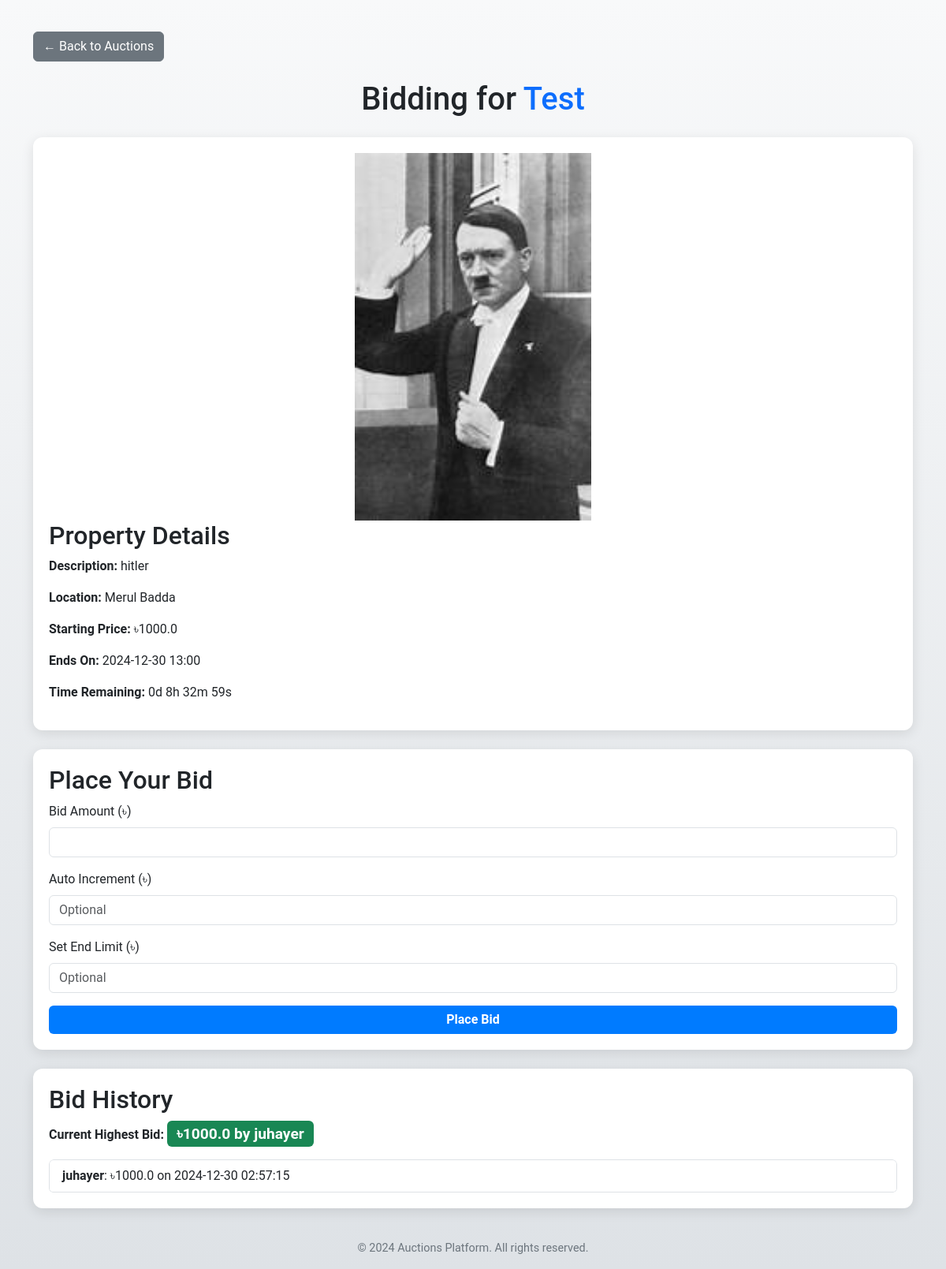
/bidding/1 (signed in), run on the app's committed database.
### app.py (models this page shows, shortened)
class Property(db.Model):
    id = db.Column(db.Integer, primary_key=True)
    user_id = db.Column(db.Integer, db.ForeignKey('user.id'), nullable=False)
    title = db.Column(db.String(200), nullable=False)
    description = db.Column(db.Text, nullable=False)
    price = db.Column(db.Float, nullable=False)
    location = db.Column(db.String(200), nullable=False)
    image_filename = db.Column(db.String(300), nullable=True)
    start_time = db.Column(db.DateTime, nullable=False)
    end_time = db.Column(db.DateTime, nullable=False)
    approved = db.Column(db.Boolean, default=False)
    winner_notified = db.Column(db.Boolean, default=False)
    user = db.relationship('User', foreign_keys=[user_id], backref='properties')
    is_paid = db.Column(db.Boolean, default=False)

class Bid(db.Model):
    id = db.Column(db.Integer, primary_key=True)
    property_id = db.Column(db.Integer, db.ForeignKey('property.id'), nullable=False)
    user_id = db.Column(db.Integer, db.ForeignKey('user.id'), nullable=False)
    bid_amount = db.Column(db.Float, nullable=False)
    auto_increment = db.Column(db.Float, nullable=True)
    end_limit = db.Column(db.Float, nullable=True)
    is_prioritized = db.Column(db.Boolean, default=False)
    timestamp = db.Column(db.DateTime, default=datetime.now, nullable=False)
    user = db.relationship('User', backref='bids')
    notify_auction_end = db.Column(db.Boolean, default=False)

class User(db.Model):
    id = db.Column(db.Integer, primary_key=True)
    full_name = db.Column(db.String(200), nullable=False)
    username = db.Column(db.String(100), nullable=False)
    email = db.Column(db.String(120), unique=True, nullable=False)
    password = db.Column(db.String(200), nullable=False)
    date_of_birth = db.Column(db.Date, nullable=False)
    profession = db.Column(db.String(100), nullable=True)
    city = db.Column(db.String(100), nullable=False)
    area = db.Column(db.String(100), nullable=False)
    road = db.Column(db.String(200), nullable=False)
    otp = db.Column(db.String(6), nullable=True)
    otp_expiry = db.Column(db.DateTime, nullable=True)
    is_verified = db.Column(db.Boolean, default=False)
    is_admin = db.Column(db.Boolean, default=False)
    wallet_balance = db.Column(db.Float, default=0.0)
    tier = db.Column(db.String(50), default="None")
    email_notifications = db.Column(db.Boolean, default=False)
    banned_until = db.Column(db.DateTime, nullable=True)
    total_listings = db.Column(db.Integer, default=0)
    average_rating = db.Column(db.Float, default=0.0)
    listed_properties = db.relationship('Property', backref='seller', lazy=True)
    ratings_received = db.relationship('Rating', foreign_keys='Rating.rated_id', backref='seller', lazy=True)
    ratings_given = db.relationship('Rating', foreign_keys='Rating.rater_id', backref='buyer', lazy=True)

### app.py (the view, shortened to what this page needs)
@app.route('/bidding/<int:property_id>', methods=['GET', 'POST'])
def bidding(property_id):
    if 'user_id' not in session:
        flash('Please log in to place a bid.', 'warning')
        return redirect(url_for('login'))
    property = Property.query.get_or_404(property_id)
    user = User.query.get(session['user_id'])  # Get the current user
    now = datetime.now()
    if now >= property.end_time:
        flash('This auction has already ended. You cannot place a bid.', 'danger')
        return redirect(url_for('auctions'))
    highest_bid = Bid.query.filter_by(property_id=property_id).order_by(Bid.bid_amount.desc()).first()
    bids = Bid.query.filter_by(property_id=property_id).order_by(Bid.timestamp.desc()).all()
    return render_template('bidding.html', property=property, highest_bid=highest_bid, bids=bids, user=user)
    return render_template('bidding.html', property=property, highest_bid=highest_bid, bids=bids, user=user)

### templates/bidding.html (shortened to what this page needs)
<!DOCTYPE html>
<html lang="en">
<head>
    <link href="https://cdn.jsdelivr.net/npm/bootstrap@5.3.0/dist/css/bootstrap.min.css" rel="stylesheet">
</head>
<body>
    <div class="container">
        <a href="{{ url_for('auctions') }}" class="btn btn-secondary mb-4">&larr; Back to Auctions</a>
        <h1 class="text-center mb-4">Bidding for <span class="text-primary">{{ property.title }}</span></h1>
        <div class="card mb-4">
            {% if property.image_filename %}
                <img src="{{ url_for('static', filename='uploads/' + property.image_filename) }}" alt="Property Image" style="width: 100%; max-width: 300px; height: auto; display: block; margin: 0 auto;">
            {% endif %}
            <h2 class="card-title">Property Details</h2>
            <p><strong>Description:</strong> {{ property.description }}</p>
            <p><strong>Location:</strong> {{ property.location }}</p>
            <p><strong>Starting Price:</strong> ৳{{ property.price }}</p>
            <p><strong>Ends On:</strong> {{ property.end_time.strftime('%Y-%m-%d %H:%M') }}</p>
            <p><strong>Time Remaining:</strong> <span id="countdown"></span></p>
        </div>
        <div class="card mb-4">
            <h2 class="card-title">Place Your Bid</h2>
            <form id="bidForm" method="POST">
                <div class="mb-3">
                    <label for="bid_amount" class="form-label">Bid Amount (৳)</label>
                    <input type="number" step="0.01" class="form-control" id="bid_amount" name="bid_amount" required>
                </div>
                <div class="mb-3">
                    <label for="auto_increment" class="form-label">Auto Increment (৳)</label>
                    <input type="number" step="0.01" class="form-control" id="auto_increment" name="auto_increment" placeholder="Optional">
                </div>
                <div class="mb-3">
                    <label for="end_limit" class="form-label">Set End Limit (৳)</label>
                    <input type="number" step="0.01" class="form-control" id="end_limit" name="end_limit" placeholder="Optional">
                </div>
                <button type="submit" class="btn btn-primary w-100">Place Bid</button>
            </form>
        </div>
        <div class="card">
            <h2 class="card-title">Bid History</h2>
            {% if highest_bid %}
                <p class="mb-3"><strong>Current Highest Bid:</strong>
                    <span class="badge bg-success highlight" id="highestBid">
                        ৳{{ highest_bid.bid_amount }} by {{ highest_bid.user.username }}
                    </span>
                </p>
            {% else %}
                <p class="text-muted">No bids yet. Be the first to bid!</p>
            {% endif %}
            <ul class="list-group" id="bidHistory">
                {% for bid in bids %}
                <li class="list-group-item">
                    <strong>{{ bid.user.username }}</strong>: ৳{{ bid.bid_amount }} on {{ bid.timestamp.strftime('%Y-%m-%d %H:%M:%S') }}
                </li>
                {% endfor %}
            </ul>
        </div>
    </div>
    <footer>
        <p>&copy; 2024 Auctions Platform. All rights reserved.</p>
    </footer>
</body>
</html>

### templates/bidding.html (style rules this page uses)
body { background: linear-gradient(to bottom, #f8f9fa, #dee2e6); font-family: 'Roboto', sans-serif; }
.container { margin-top: 40px; margin-bottom: 40px; }
.card { border: none; border-radius: 12px; box-shadow: 0 4px 16px rgba(0, 0, 0, 0.1); padding: 20px; background-color: #ffffff; transition: transform 0.3s, box-shadow 0.3s; }
.highlight { font-size: 1.2rem; font-weight: bold; }
.btn-primary { background-color: #007bff; border: none; font-weight: bold; transition: all 0.3s ease-in-out; }
footer { margin-top: 40px; text-align: center; font-size: 0.9rem; color: #6c757d; }
ul.list-group { max-height: 300px; overflow-y: auto; overflow-x: hidden; margin-bottom: 0; }
#bidForm { pointer-events: auto; }

### data on the page
Property: title "Test", image_filename (picture), description "hitler", location "Merul Badda", price "1000.0", end_time "2024-12-30 13:00"
Bid: bid_amount "1000.0", user.username "juhayer", timestamp "2024-12-30 02:57:15"
User: user.username "juhayer"
